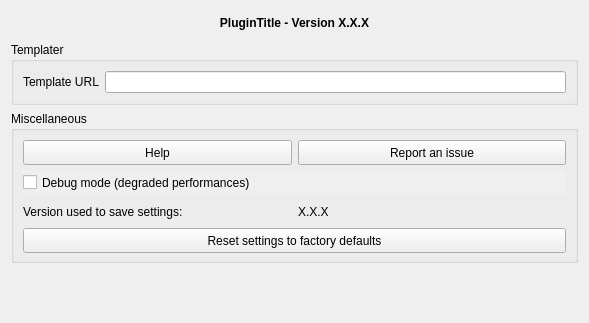
<?xml version="1.0" encoding="UTF-8"?>
<ui version="4.0">
 <class>wdg_qgis_plugin_templater_gui_settings</class>
 <widget class="QWidget" name="wdg_qgis_plugin_templater_gui_settings">
  <property name="geometry">
   <rect>
    <x>0</x>
    <y>0</y>
    <width>589</width>
    <height>323</height>
   </rect>
  </property>
  <property name="windowTitle">
   <string>QGIS Plugin Templater GUI - Settings</string>
  </property>
  <property name="locale">
   <locale language="English" country="UnitedStates"/>
  </property>
  <layout class="QVBoxLayout" name="verticalLayout">
   <item>
    <widget class="QLabel" name="lbl_title">
     <property name="minimumSize">
      <size>
       <width>0</width>
       <height>25</height>
      </size>
     </property>
     <property name="maximumSize">
      <size>
       <width>16777215</width>
       <height>30</height>
      </size>
     </property>
     <property name="font">
      <font>
       <weight>75</weight>
       <bold>true</bold>
      </font>
     </property>
     <property name="locale">
      <locale language="English" country="UnitedStates"/>
     </property>
     <property name="text">
      <string>&lt;html&gt;&lt;head/&gt;&lt;body&gt;&lt;p align=&quot;center&quot;&gt;&lt;span style=&quot; font-weight:600;&quot;&gt;PluginTitle - Version X.X.X&lt;/span&gt;&lt;/p&gt;&lt;/body&gt;&lt;/html&gt;</string>
     </property>
     <property name="scaledContents">
      <bool>true</bool>
     </property>
     <property name="alignment">
      <set>Qt::AlignCenter</set>
     </property>
     <property name="wordWrap">
      <bool>true</bool>
     </property>
     <property name="openExternalLinks">
      <bool>false</bool>
     </property>
     <property name="textInteractionFlags">
      <set>Qt::TextSelectableByMouse</set>
     </property>
    </widget>
   </item>
   <item>
    <widget class="QGroupBox" name="groupBox">
     <property name="title">
      <string>Templater</string>
     </property>
     <layout class="QGridLayout" name="gridLayout_2">
      <item row="0" column="1">
       <widget class="QLineEdit" name="template_url"/>
      </item>
      <item row="0" column="0">
       <widget class="QLabel" name="label">
        <property name="sizePolicy">
         <sizepolicy hsizetype="Fixed" vsizetype="Preferred">
          <horstretch>0</horstretch>
          <verstretch>0</verstretch>
         </sizepolicy>
        </property>
        <property name="text">
         <string>Template URL</string>
        </property>
       </widget>
      </item>
     </layout>
    </widget>
   </item>
   <item>
    <widget class="QGroupBox" name="grp_misc">
     <property name="minimumSize">
      <size>
       <width>0</width>
       <height>100</height>
      </size>
     </property>
     <property name="locale">
      <locale language="English" country="UnitedStates"/>
     </property>
     <property name="title">
      <string>Miscellaneous</string>
     </property>
     <property name="flat">
      <bool>false</bool>
     </property>
     <layout class="QGridLayout" name="gridLayout">
      <item row="2" column="1">
       <widget class="QLabel" name="lbl_version_saved_value">
        <property name="minimumSize">
         <size>
          <width>0</width>
          <height>25</height>
         </size>
        </property>
        <property name="maximumSize">
         <size>
          <width>16777215</width>
          <height>30</height>
         </size>
        </property>
        <property name="locale">
         <locale language="English" country="UnitedStates"/>
        </property>
        <property name="text">
         <string notr="true">X.X.X</string>
        </property>
        <property name="textInteractionFlags">
         <set>Qt::NoTextInteraction</set>
        </property>
       </widget>
      </item>
      <item row="0" column="1">
       <widget class="QPushButton" name="btn_report">
        <property name="minimumSize">
         <size>
          <width>200</width>
          <height>25</height>
         </size>
        </property>
        <property name="maximumSize">
         <size>
          <width>500</width>
          <height>30</height>
         </size>
        </property>
        <property name="locale">
         <locale language="English" country="UnitedStates"/>
        </property>
        <property name="text">
         <string>Report an issue</string>
        </property>
       </widget>
      </item>
      <item row="2" column="0">
       <widget class="QLabel" name="lbl_version_saved">
        <property name="minimumSize">
         <size>
          <width>0</width>
          <height>25</height>
         </size>
        </property>
        <property name="maximumSize">
         <size>
          <width>16777215</width>
          <height>30</height>
         </size>
        </property>
        <property name="locale">
         <locale language="English" country="UnitedStates"/>
        </property>
        <property name="text">
         <string>Version used to save settings:</string>
        </property>
       </widget>
      </item>
      <item row="0" column="0">
       <widget class="QPushButton" name="btn_help">
        <property name="minimumSize">
         <size>
          <width>200</width>
          <height>25</height>
         </size>
        </property>
        <property name="maximumSize">
         <size>
          <width>500</width>
          <height>30</height>
         </size>
        </property>
        <property name="locale">
         <locale language="English" country="UnitedStates"/>
        </property>
        <property name="text">
         <string>Help</string>
        </property>
       </widget>
      </item>
      <item row="3" column="0" colspan="2">
       <widget class="QPushButton" name="btn_reset">
        <property name="minimumSize">
         <size>
          <width>200</width>
          <height>25</height>
         </size>
        </property>
        <property name="maximumSize">
         <size>
          <width>16777215</width>
          <height>30</height>
         </size>
        </property>
        <property name="autoFillBackground">
         <bool>true</bool>
        </property>
        <property name="text">
         <string>Reset settings to factory defaults</string>
        </property>
       </widget>
      </item>
      <item row="1" column="0" colspan="2">
       <widget class="QCheckBox" name="opt_debug">
        <property name="minimumSize">
         <size>
          <width>0</width>
          <height>25</height>
         </size>
        </property>
        <property name="maximumSize">
         <size>
          <width>16777215</width>
          <height>30</height>
         </size>
        </property>
        <property name="toolTip">
         <string>Enable debug mode.</string>
        </property>
        <property name="autoFillBackground">
         <bool>true</bool>
        </property>
        <property name="locale">
         <locale language="English" country="UnitedStates"/>
        </property>
        <property name="text">
         <string>Debug mode (degraded performances)</string>
        </property>
        <property name="tristate">
         <bool>false</bool>
        </property>
       </widget>
      </item>
     </layout>
    </widget>
   </item>
   <item>
    <spacer name="verticalSpacer">
     <property name="orientation">
      <enum>Qt::Vertical</enum>
     </property>
     <property name="sizeHint" stdset="0">
      <size>
       <width>20</width>
       <height>56</height>
      </size>
     </property>
    </spacer>
   </item>
  </layout>
 </widget>
 <resources/>
 <connections/>
</ui>
